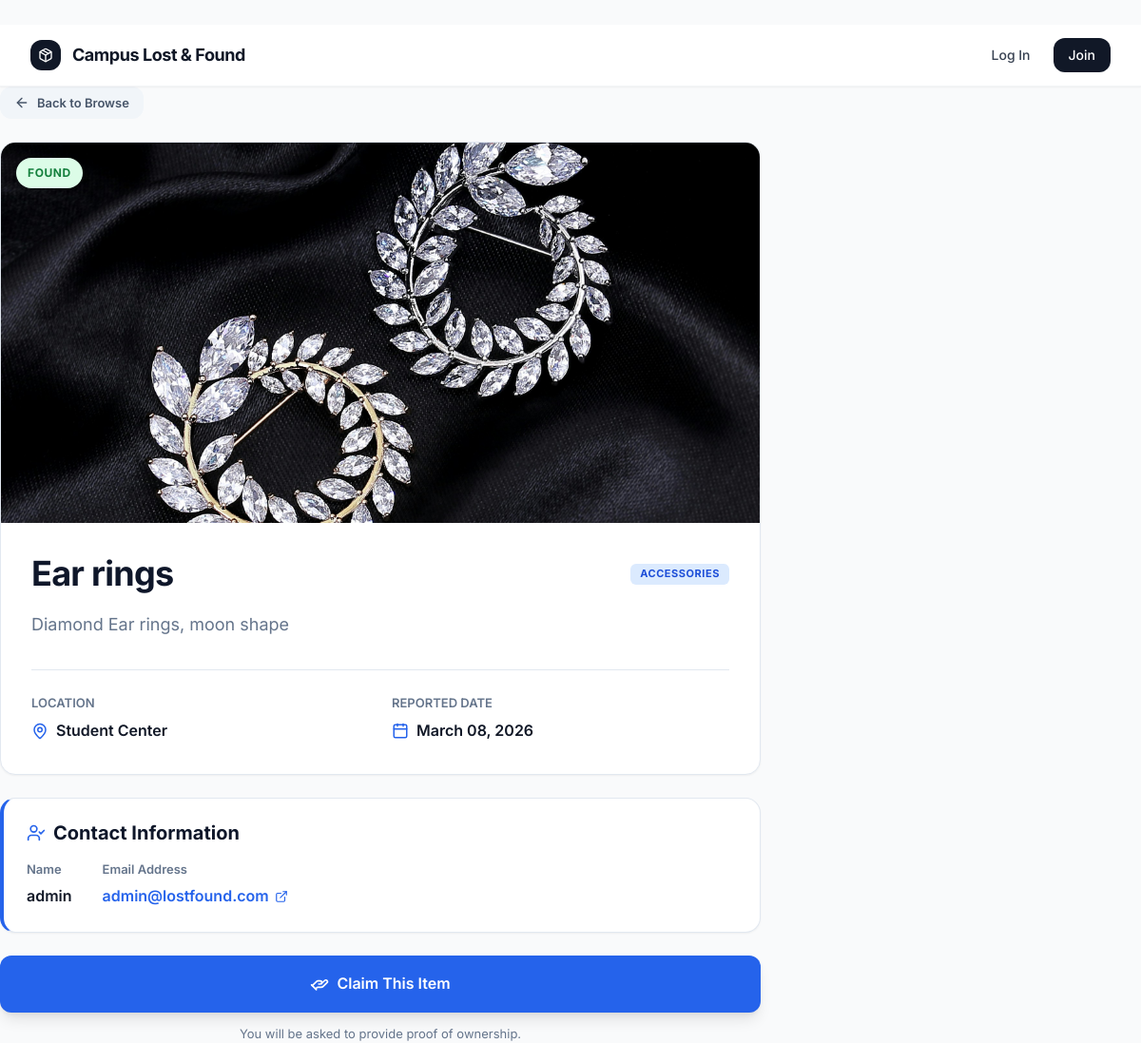
Screenshot of /15/ with the database file from the repository.
### items/models.py (models this page shows, shortened)
class Item(models.Model):
    STATUS_CHOICES = [
        ('lost', 'Lost'),
        ('found', 'Found'),
        ('claimed', 'Claimed'),
    ]
    name = models.CharField(max_length=100)
    description = models.TextField()
    category = models.CharField(max_length=100, blank=True)
    location = models.CharField(max_length=100)
    status = models.CharField(max_length=10, choices=STATUS_CHOICES)
    owner = models.ForeignKey(User, on_delete=models.CASCADE, null=True, blank=True)
    contact_name = models.CharField(max_length=100, blank=True)
    contact_email = models.EmailField(blank=True)
    image = models.ImageField(upload_to='items/', blank=True, null=True)
    date_reported = models.DateField(auto_now_add=True)
    is_approved = models.BooleanField(default=False)

### items/views.py (the view)
# urls.py: path('<int:pk>/', views.item_detail, name='item_detail'),
def item_detail(request, pk):
    item = get_object_or_404(models.Item, pk=pk)
    return render(request, 'items/item_detail.html', {'item': item})

### items/templates/items/item_detail.html (shortened to what this page needs)
﻿{% extends 'items/base.html' %}
{% load static %}
{% block extra_head %}
<link rel="stylesheet" href="{% static 'css/style.css' %}">
{% endblock %}
{% block content %}
<div class="profile-container" style="max-width: 800px;">
    <div class="mb-6">
        <a href="{% url 'items:item_list' %}" class="btn btn-light" style="padding: 6px 14px; font-size: 13px;">
            <i data-lucide="arrow-left" style="width: 16px; height: 16px;"></i>
            Back to Browse
        </a>
    </div>
    <div class="card-modern" style="padding: 0; overflow: hidden; margin-bottom: 24px;">
        {% if item.image %}
        <div style="width: 100%; height: 400px; background: #f1f5f9; position: relative;">
            <img src="{{ item.image.url }}" alt="{{ item.name }}" style="width: 100%; height: 100%; object-fit: cover;">
            <div style="position: absolute; top: 16px; left: 16px;">
                <span class="badge {% if item.status == 'lost' %}badge-orange{% else %}badge-green{% endif %}"
                    style="padding: 6px 12px; font-size: 12px; box-shadow: var(--shadow-md);">
                    {{ item.get_status_display }}
                </span>
            </div>
        </div>
        {% endif %}
        <div style="padding: 32px;">
            <div class="flex-between mb-4">
                <h1 style="font-size: 2.25rem; letter-spacing: -0.02em;">{{ item.name }}</h1>
                <div class="badge badge-blue" style="border-radius: 6px;">{{ item.category|default:"General" }}</div>
            </div>
            <p style="font-size: 1.125rem; color: var(--text-muted); margin-bottom: 32px; line-height: 1.7;">
                {{ item.description }}
            </p>
            <div
                style="display: grid; grid-template-columns: repeat(2, 1fr); gap: 24px; padding-top: 24px; border-top: 1px solid var(--border);">
                <div>
                    <div class="form-label" style="text-transform: uppercase;">Location</div>
                    <div style="display: flex; align-items: center; gap: 8px; font-weight: 600;">
                        <i data-lucide="map-pin" style="width: 18px; height: 18px; color: var(--primary);"></i>
                        {{ item.location }}
                    </div>
                </div>
                <div>
                    <div class="form-label" style="text-transform: uppercase;">Reported Date</div>
                    <div style="display: flex; align-items: center; gap: 8px; font-weight: 600;">
                        <i data-lucide="calendar" style="width: 18px; height: 18px; color: var(--primary);"></i>
                        {{ item.date_reported|date:"F d, Y" }}
                    </div>
                </div>
            </div>
        </div>
    </div>
    {% if item.contact_name or item.contact_email %}
    <div class="card-modern" style="border-left: 4px solid var(--primary);">
        <h3 class="mb-4" style="display: flex; align-items: center; gap: 8px;">
            <i data-lucide="user-check" style="width: 20px; height: 20px; color: var(--primary);"></i>
            Contact Information
        </h3>
        <div style="display: flex; gap: 32px;">
            {% if item.contact_name %}
            <div>
                <div class="form-label">Name</div>
                <div style="font-weight: 600;">{{ item.contact_name }}</div>
            </div>
            {% endif %}
            {% if item.contact_email %}
            <div>
                <div class="form-label">Email Address</div>
                <a href="mailto:{{ item.contact_email }}"
                    style="font-weight: 600; color: var(--primary); text-decoration: none; display: flex; align-items: center; gap: 6px;">
                    {{ item.contact_email }}
                    <i data-lucide="external-link" style="width: 14px; height: 14px;"></i>
                </a>
            </div>
            {% endif %}
        </div>
    </div>
    {% endif %}
    {% if item.status == 'found' and request.user != item.owner %}
    <div style="margin-top: 24px; text-align: center;">
        <a href="{% url 'items:submit_claim' item.id %}" class="btn btn-primary" style="width: 100%; padding: 16px; font-size: 16px; justify-content: center; box-shadow: var(--shadow-lg);">
            <i data-lucide="hand-helping" style="width: 20px; height: 20px;"></i>
            Claim This Item
        </a>
        <p style="margin-top: 12px; font-size: 13px; color: var(--text-muted);">
            You will be asked to provide proof of ownership.
        </p>
    </div>
    {% endif %}
</div>
{% endblock %}

### rows the page displays
Item: image (picture), status "FOUND", name "Ear rings", category "ACCESSORIES", description "Diamond Ear rings, moon shape", location "Student Center", date_reported "March 08, 2026", contact_name "admin", contact_email "admin@lostfound.com"
